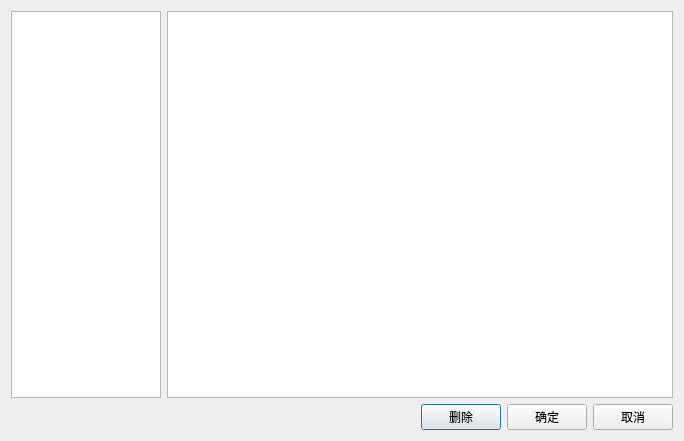
<?xml version="1.0" encoding="UTF-8"?>
<ui version="4.0">
 <class>fast_qudan</class>
 <widget class="QDialog" name="fast_qudan">
  <property name="geometry">
   <rect>
    <x>0</x>
    <y>0</y>
    <width>684</width>
    <height>441</height>
   </rect>
  </property>
  <property name="windowTitle">
   <string>Dialog</string>
  </property>
  <layout class="QVBoxLayout" name="verticalLayout">
   <item>
    <layout class="QHBoxLayout" name="horizontalLayout_2">
     <item>
      <widget class="QTableView" name="tableView">
       <property name="maximumSize">
        <size>
         <width>150</width>
         <height>16777215</height>
        </size>
       </property>
      </widget>
     </item>
     <item>
      <widget class="lds_tableView" name="tableView_2"/>
     </item>
    </layout>
   </item>
   <item>
    <layout class="QHBoxLayout" name="horizontalLayout">
     <item>
      <spacer name="horizontalSpacer">
       <property name="orientation">
        <enum>Qt::Horizontal</enum>
       </property>
       <property name="sizeHint" stdset="0">
        <size>
         <width>40</width>
         <height>20</height>
        </size>
       </property>
      </spacer>
     </item>
     <item>
      <widget class="lds_toolbar_button" name="pushButton_del">
       <property name="text">
        <string>删除</string>
       </property>
       <property name="shortcut">
        <string>D</string>
       </property>
       <property name="outer_stylesheet" stdset="0">
        <string>pushbutton</string>
       </property>
      </widget>
     </item>
     <item>
      <widget class="lds_toolbar_button" name="pushButton_ok">
       <property name="text">
        <string>确定</string>
       </property>
       <property name="shortcut">
        <string>Return</string>
       </property>
       <property name="outer_stylesheet" stdset="0">
        <string>pushbutton</string>
       </property>
      </widget>
     </item>
     <item>
      <widget class="lds_toolbar_button" name="pushButton_cancel">
       <property name="text">
        <string>取消</string>
       </property>
       <property name="shortcut">
        <string>C</string>
       </property>
       <property name="outer_stylesheet" stdset="0">
        <string>pushbutton</string>
       </property>
      </widget>
     </item>
    </layout>
   </item>
  </layout>
 </widget>
 <customwidgets>
  <customwidget>
   <class>lds_toolbar_button</class>
   <extends>QPushButton</extends>
   <header>lds_toolbar_button.h</header>
  </customwidget>
  <customwidget>
   <class>lds_tableView</class>
   <extends>QTableView</extends>
   <header>lds_tableview.h</header>
  </customwidget>
 </customwidgets>
 <tabstops>
  <tabstop>tableView</tabstop>
  <tabstop>pushButton_ok</tabstop>
  <tabstop>pushButton_cancel</tabstop>
  <tabstop>pushButton_del</tabstop>
  <tabstop>tableView_2</tabstop>
 </tabstops>
 <resources/>
 <connections/>
</ui>
